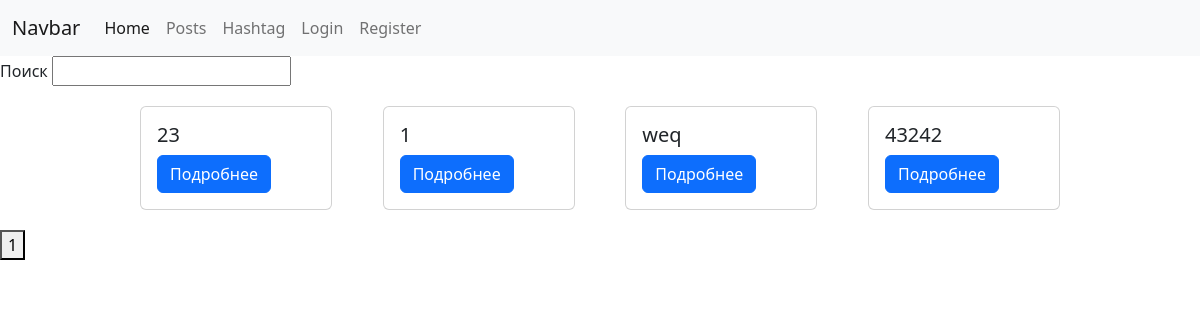
The app's page /posts/, older data.
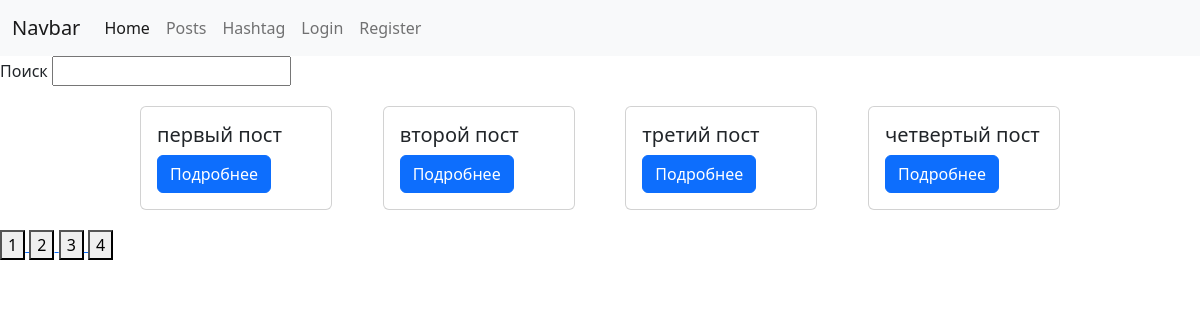
The same page, newer data.
### posts/models.py (models this page shows, shortened)
class Post(models.Model):
    author = models.ForeignKey(User, on_delete=models.CASCADE, null=True)
    title = models.CharField(max_length=255)
    description = models.TextField()
    hashtags = models.ManyToManyField(Hashtag)

### posts/views.py (the view)
# urls.py: path('posts/', posts_view),
def posts_view(request):
    if request.method == 'GET':
        hashtag_id = request.GET.get('hashtag_id')
        search_text = request.GET.get('search')
        page = int(request.GET.get('page', 1))
        if hashtag_id:
            posts = Post.objects.filter(hashtags__in=[hashtag_id])
        else:
            posts = Post.objects.all()
        if search_text:
            posts = posts.filter(title__icontains=search_text)
        posts = [{
            'id': post.id,
            'title': post.title,
            'description': post.description,
            'hashtags': post.hashtags.all()
        } for post in posts]
        max_page = round(posts.__len__() / PAGINATION_LIMIT)
        posts = posts[PAGINATION_LIMIT * (page - 1):PAGINATION_LIMIT * page]
        data = {
            'posts': posts,
            'user': get_user_from_request(request),
            'hashtag_id': hashtag_id,
            'max_page': range(1, max_page + 1)
        }
        return render(request, 'posts/posts.html', context=data)

### users/utils.py (called while the page is built)
def get_user_from_request(request):
    return request.user if not request.user.is_anonymous else None

### templates/posts/posts.html (shortened to what this page needs)
{% extends 'layouts/main.html' %}
{% block content %}
    <div class="search">
        <form action="/posts/" method="get">
            <span>Поиск</span>
            <input type="text" name="search" value="">
        </form>
    </div>
    <div class="posts">
        {% for post in posts %}
            <div class="card" style="width: 20%; margin: 20px">
                <div class="card-body">
                    <h5 class="card-title">{{ post.title }}</h5>
                    <a href="/posts/{{ post.id }}/" class="btn btn-primary">Подробнее</a>
                </div>
            </div>
        {% endfor %}
    </div>
    <div>
        {% for page in max_page %}
            <a href="/posts/?page={{ page }}">
                <button>{{ page }}</button>
            </a>
        {% endfor %}
    </div>
{% endblock %}

### templates/layouts/main.html (shortened to what this page needs)
<!doctype html>
<html lang="en">
<head>
    <link rel="stylesheet" href="https://cdn.jsdelivr.net/npm/bootstrap@5.2.2/dist/css/bootstrap.min.css"
>
</head>
<body>
<div class="header">
    <nav class="navbar navbar-expand-lg navbar-light bg-light">
        <div class="container-fluid">
            <a class="navbar-brand" href="#">Navbar</a>
            <div class="collapse navbar-collapse" id="navbarNavAltMarkup">
                <div class="navbar-nav">
                    <a class="nav-link active" aria-current="page" href="/">Home</a>
                    <a class="nav-link" href="/posts">Posts</a>
                    <a class="nav-link" href="/hashtags">Hashtag</a>
                    {% if user %}
                        <a style="color: green" class="nav-link" href="/posts/create">
                            Create Post
                        </a>
                        <p class="nav-link">User: {{ user.username }}</p>
                        <a href="/users/logout/" class="btn btn-primary">Logout</a>
                    {% else %}
                        <a href="/users/login/" class="nav-link">Login</a>
                        <a href="/users/register/" class="nav-link">Register</a>
                    {% endif %}
            </div>
        </div>
    </nav>
</div>
{% block content %}
{% endblock %}
</body>
</html>

### templates/posts/posts.html (style rules this page uses)
.posts { display: flex; flex-wrap: wrap; justify-content: space-between; width: 80%; margin-left: 10%; }

Row changes from the older to the newer data that the page shows:
removed Post: title "23"
removed Post: title "weq"
removed Post: title "43242"
added Post: title "первый пост"
added Post: title "второй пост"
added Post: title "третий пост"
added Post: title "четвертый пост"
Text that changed along with them:
new list line: "Подробнее"
new list line: "2"
new list line: "3"
new list line: "4"
list line gone: "Подробнее"
list line gone: "1 Подробнее"
